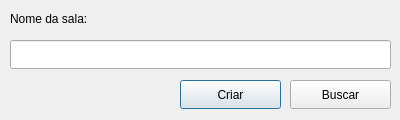
<?xml version="1.0" encoding="UTF-8"?>
<ui version="4.0">
 <class>Dialog</class>
 <widget class="QDialog" name="Dialog">
  <property name="geometry">
   <rect>
    <x>0</x>
    <y>0</y>
    <width>400</width>
    <height>120</height>
   </rect>
  </property>
  <property name="windowTitle">
   <string/>
  </property>
  <widget class="QLineEdit" name="lineEdit">
   <property name="geometry">
    <rect>
     <x>10</x>
     <y>40</y>
     <width>381</width>
     <height>29</height>
    </rect>
   </property>
  </widget>
  <widget class="QLabel" name="label">
   <property name="geometry">
    <rect>
     <x>10</x>
     <y>10</y>
     <width>131</width>
     <height>17</height>
    </rect>
   </property>
   <property name="text">
    <string>Nome da sala:</string>
   </property>
  </widget>
  <widget class="QPushButton" name="pushButton">
   <property name="geometry">
    <rect>
     <x>180</x>
     <y>80</y>
     <width>101</width>
     <height>29</height>
    </rect>
   </property>
   <property name="text">
    <string>Criar</string>
   </property>
  </widget>
  <widget class="QPushButton" name="pushButton_2">
   <property name="geometry">
    <rect>
     <x>290</x>
     <y>80</y>
     <width>101</width>
     <height>29</height>
    </rect>
   </property>
   <property name="text">
    <string>Buscar</string>
   </property>
  </widget>
 </widget>
 <resources/>
 <connections/>
</ui>
